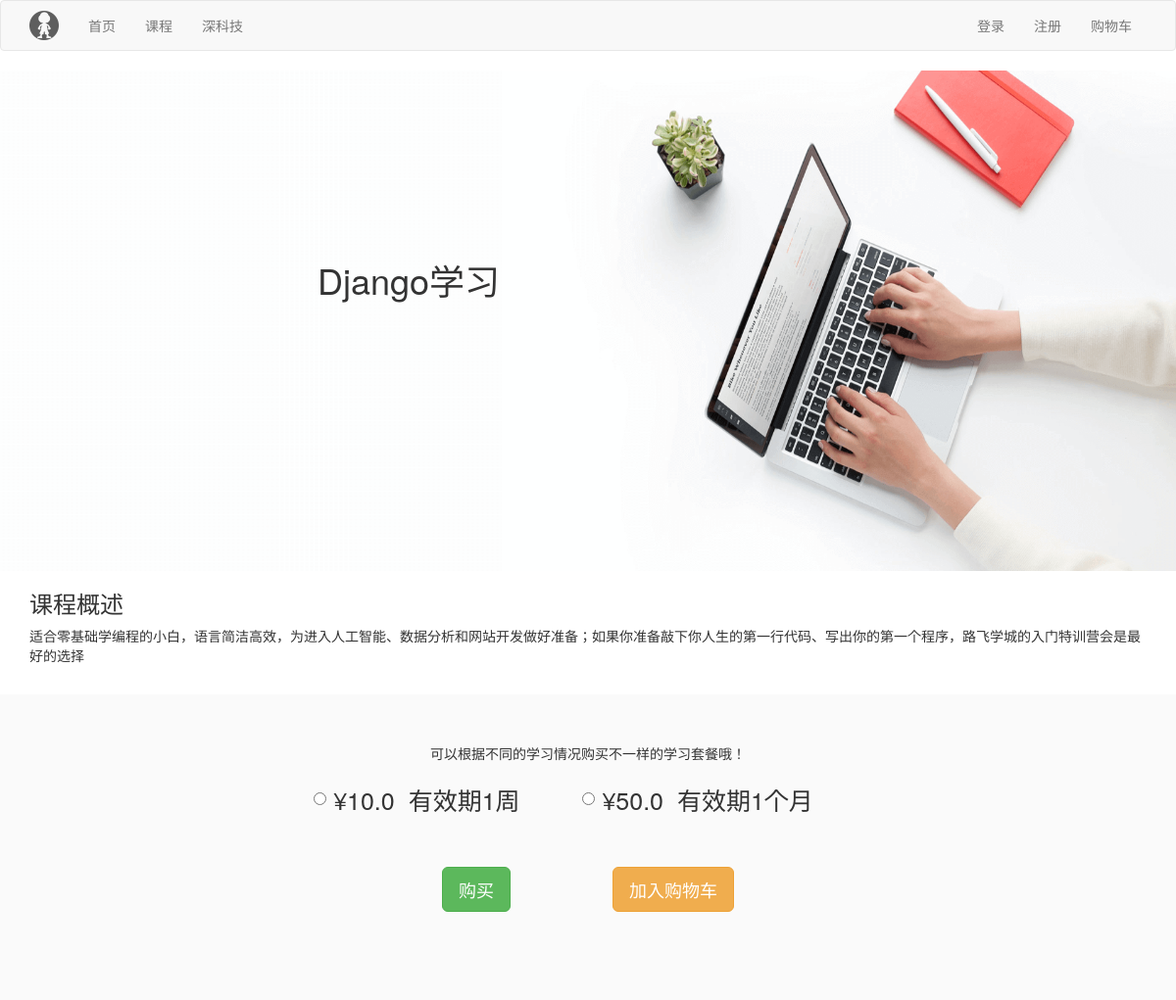
The app's page /course/1/ with its own data.
### api/models.py (models this page shows, shortened)
class Course(models.Model):
    name = models.CharField(max_length=128, unique=True)
    course_img = models.CharField(max_length=255)
    sub_category = models.ForeignKey("CourseSubCategory")
    course_type_choices = ((0, '付费'), (1, 'VIP专享'), (2, '学位课程'))
    course_type = models.SmallIntegerField(choices=course_type_choices)
    degree_course = models.ForeignKey("DegreeCourse", blank=True, null=True, help_text="若是学位课程，此处关联学位表")
    brief = models.TextField(verbose_name="课程概述", max_length=2048)
    level_choices = ((0, '初级'), (1, '中级'), (2, '高级'))
    level = models.SmallIntegerField(choices=level_choices, default=1)
    pub_date = models.DateField(verbose_name="发布日期", blank=True, null=True)
    period = models.PositiveIntegerField(verbose_name="建议学习周期(days)", default=7)  #
    order = models.IntegerField("课程顺序", help_text="从上一个课程数字往后排")
    attachment_path = models.CharField(max_length=128, verbose_name="课件路径", blank=True, null=True)
    status_choices = ((0, '上线'), (1, '下线'), (2, '预上线'))
    status = models.SmallIntegerField(choices=status_choices, default=0)
    template_id = models.SmallIntegerField("前端模板id", default=1)
    coupon = GenericRelation("Coupon")
    price_policy = GenericRelation("PricePolicy")
    asked_question = GenericRelation("OftenAskedQuestion")
    def __str__(self):
        return "%s(%s)" % (self.name, self.get_course_type_display())
    class Meta:
        verbose_name_plural = "06.专题课或学位课模块"

class PricePolicy(models.Model):
    content_type = models.ForeignKey(ContentType)  # 关联course or degree_course
    object_id = models.PositiveIntegerField()
    content_object = GenericForeignKey('content_type', 'object_id')
    valid_period_choices = ((1, '1天'), (3, '3天'),
                            (7, '1周'), (14, '2周'),
                            (30, '1个月'),
                            (60, '2个月'),
                            (90, '3个月'),
                            (180, '6个月'), (210, '12个月'),
                            (540, '18个月'), (720, '24个月'),
                            )
    valid_period = models.SmallIntegerField(choices=valid_period_choices)
    price = models.FloatField()
    class Meta:
        unique_together = ("content_type", 'object_id', "valid_period")
        verbose_name_plural = "15. 价格策略"
    def __str__(self):
        return "%s(%s)%s" % (self.content_object, self.get_valid_period_display(), self.price)

### api/views/html.py (the view)
# urls.py: url(r'course/(?P<pk>\d+)/$',html.course_detail),
def course_detail(request,pk):
    course = models.Course.objects.filter(id=pk).first()
    print(course.price_policy.all())
    return render(request, "course_detail.html", {'course': course})

### templates/course_detail.html (shortened to what this page needs)
{% extends "base.html" %}
{% block content %}
    <link rel="stylesheet" href="/static/sweetalert/sweetalert.css">
    <img src="/static/images/web-banner.1402933.png" alt="" width="100%" height="511px">
    <h1 style="position: absolute;
    top: 246px;
    left: 27%;">Django学习</h1>
    <div class="container">
        <h3>课程概述</h3>
        <p>{{ course.brief }}</p>
        <div style="height: 20px"></div>
    </div>
    <div style="background: #FAFAFA; padding-bottom: 90px">
        <div class="text-center">
            <div style="height: 50px"></div>
            <span>可以根据不同的学习情况购买不一样的学习套餐哦！</span><br>
            <div style="height: 20px;"></div>
            {% for item in course.price_policy.all %}
                <label class="radio-inline">
                    <input type="radio" name="inlineRadioOptions" style="margin-top: 10px;" value="{{ item.id }}">
                    <span style="font-size: 25px;">¥{{ item.price }}</span>
                    <span style="font-size: 25px;margin-left: 10px;margin-right: 50px;">有效期{{ item.get_valid_period_display }}</span>
                </label>
            {% endfor %}
            <div style="height: 50px"></div>
            <button type="button" class="btn btn-lg btn-success" id="buy">购买</button>
            <button type="button" class="btn btn-lg btn-warning" id="add_cart" style="margin-left: 100px">
                加入购物车
            </button>
        </div>
    </div>
{% endblock %}

### templates/base.html (shortened to what this page needs)
<!DOCTYPE html>
<html lang="en">
<head>
    <link rel="stylesheet" href="/static/bootstrap/css/bootstrap.min.css">
</head>
<body>
<div id="app">
    <nav class="navbar navbar-default">
        <div class="container">
            <div class="navbar-header">
                <a class="navbar-brand" href="#">
                    <img src="/static/images/login.png" width="30px" height="30px" style="margin-top: -5px;">
                </a>
            </div>
            <div class="collapse navbar-collapse" id="bs-example-navbar-collapse-1">
                <ul class="nav navbar-nav">
                    <li><a href="/index/">首页</a></li>
                    <li><a href="/course/">课程</a></li>
                    <li><a href="/news/">深科技</a></li>
                </ul>
                <ul class="nav navbar-nav navbar-right">
                    {% if request.session.user.username %}
                        <li><a href="#">{{ request.session.user.username }}</a></li>
                        <li><a href="/logout/">注销</a></li>
                    {% else %}
                        <li><a href="/login/">登录</a></li>
                        <li><a href="#">注册</a></li>
                    {% endif %}
                    <li><a href="/shopping_cart/">购物车</a></li>
                </ul>
            </div>
        </div>
    </nav>
    <div class="container-fluid">
        <div class="row clearfix">
            {% block content %}
            {% endblock %}
        </div>
    </div>
</div>
</body>
</html>

### records on screen
Course: brief "适合零基础学编程的小白，语言简洁高效，为进入人工智能、数据分析和网站开发做好准备；如果你准备敲下你人生的第一行代码、写出你的第一个程序，路飞学城的入门特训营会是最好的选择"
PricePolicy: price "10.0", valid_period "1周"
PricePolicy: price "50.0", valid_period "1个月"
